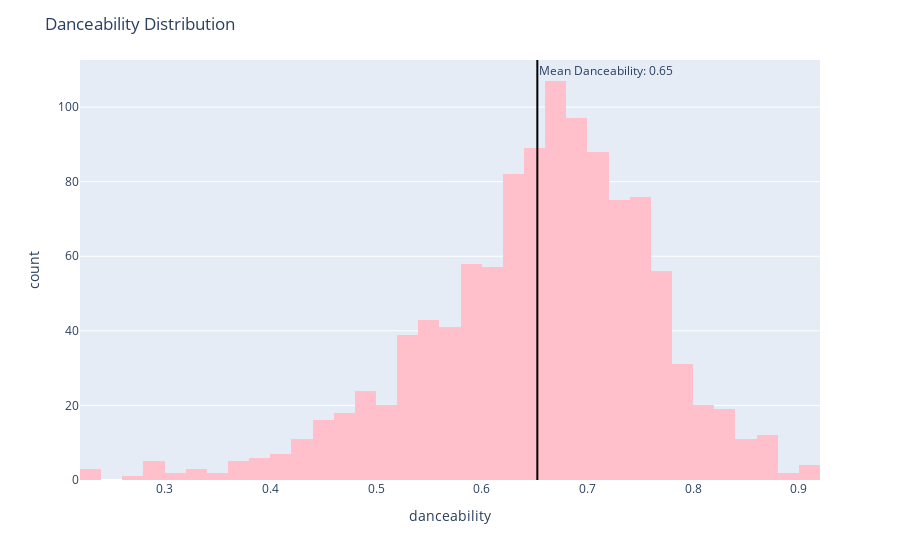

Source (notebook cell):
### Code cell
fig = px.histogram(df, x="danceability", marginal=None, hover_data=df.columns, color_discrete_sequence=['pink'])
fig.update_layout(title='Danceability Distribution')
mean_danceability = df['danceability'].mean()
fig.add_vline(x=mean_danceability, line_color='black', annotation_text = f"Mean Danceability: {mean_danceability:.2f}", annotation_position = 'top right')

### Figure 1 — Plotly figure (JSON) as saved in the notebook; plotly's stock layout.template omitted (floating-point values rounded to 4 significant figures; data arrays with more than 128 entries replaced by an {"elided": "..."} marker saying what was removed)
{"data": [{"alignmentgroup": "True", "bingroup": "x", "hovertemplate": "danceability=%{x}<br>count=%{y}<extra></extra>", "legendgroup": "", "marker": {"color": "pink", "pattern": {"shape": ""}}, "name": "", "offsetgroup": "", "orientation": "v", "showlegend": false, "type": "histogram", "x": {"elided": "1130 float values"}, "xaxis": "x", "yaxis": "y"}], "layout": {"annotations": [{"showarrow": false, "text": "Mean Danceability: 0.65", "x": 0.6526, "xanchor": "left", "xref": "x", "y": 1, "yanchor": "top", "yref": "y domain"}], "barmode": "relative", "legend": {"tracegroupgap": 0}, "margin": {"t": 60}, "shapes": [{"line": {"color": "black"}, "type": "line", "x0": 0.6526, "x1": 0.6526, "xref": "x", "y0": 0, "y1": 1, "yref": "y domain"}], "title": {"text": "Danceability Distribution"}, "xaxis": {"anchor": "y", "domain": [0, 1], "title": {"text": "danceability"}}, "yaxis": {"anchor": "x", "domain": [0, 1], "title": {"text": "count"}}}}
